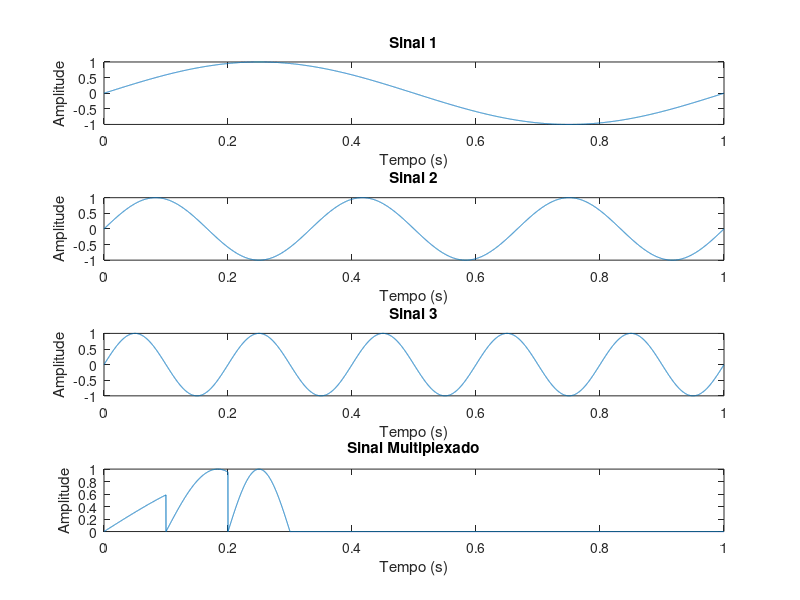
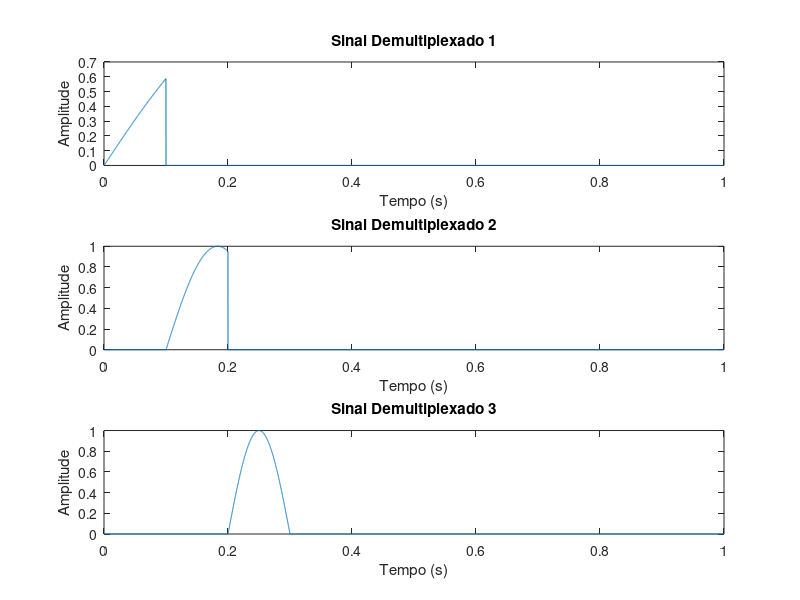

These charts were generated, in order, by the following MATLAB code:
% Configurações do sinal
Fs = 1e4;          % Frequência de amostragem (10 kHz)
T = 1;             % Duração do sinal (1 s)
t = 0:1/Fs:T-1/Fs; % Vetor de tempo

% Sinais individuais
f1 = 1;            % Frequência do sinal 1 (1 Hz)
f2 = 3;            % Frequência do sinal 2 (3 Hz)
f3 = 5;            % Frequência do sinal 3 (5 Hz)

sinal1 = sin(2*pi*f1*t); % Sinal 1
sinal2 = sin(2*pi*f2*t); % Sinal 2
sinal3 = sin(2*pi*f3*t); % Sinal 3

% Multiplexação TDM
% Definindo o intervalo de tempo para cada sinal
intervalo = 0.1; % 100 ms para cada sinal
amostras_intervalo = round(intervalo * Fs); % Número de amostras por intervalo

% Inicializando o sinal multiplexado
sinal_multiplexado = zeros(size(t));

% Inserindo cada sinal em sua faixa de tempo
for k = 0:2
    start_idx = k*amostras_intervalo + 1;
    end_idx = min((k+1)*amostras_intervalo, length(t));
    if k == 0
        sinal_multiplexado(start_idx:end_idx) = sinal1(1:(end_idx-start_idx+1));
    elseif k == 1
        sinal_multiplexado(start_idx:end_idx) = sinal2(1:(end_idx-start_idx+1));
    else
        sinal_multiplexado(start_idx:end_idx) = sinal3(1:(end_idx-start_idx+1));
    end
end

% Demultiplexação TDM
% Inicializando os sinais demultiplexados
sinal_demux1 = zeros(size(t));
sinal_demux2 = zeros(size(t));
sinal_demux3 = zeros(size(t));

% Extraindo cada sinal do sinal multiplexado
for k = 0:2
    start_idx = k*amostras_intervalo + 1;
    end_idx = min((k+1)*amostras_intervalo, length(t));
    if k == 0
        sinal_demux1(start_idx:end_idx) = sinal_multiplexado(start_idx:end_idx);
    elseif k == 1
        sinal_demux2(start_idx:end_idx) = sinal_multiplexado(start_idx:end_idx);
    else
        sinal_demux3(start_idx:end_idx) = sinal_multiplexado(start_idx:end_idx);
    end
end

% Plotagem dos sinais
figure;

subplot(4,1,1);
plot(t, sinal1);
xlabel('Tempo (s)');
ylabel('Amplitude');
title('Sinal 1');

subplot(4,1,2);
plot(t, sinal2);
xlabel('Tempo (s)');
ylabel('Amplitude');
title('Sinal 2');

subplot(4,1,3);
plot(t, sinal3);
xlabel('Tempo (s)');
ylabel('Amplitude');
title('Sinal 3');

subplot(4,1,4);
plot(t, sinal_multiplexado);
xlabel('Tempo (s)');
ylabel('Amplitude');
title('Sinal Multiplexado');

% Plotagem dos sinais demultiplexados
figure;

subplot(3,1,1);
plot(t, sinal_demux1);
xlabel('Tempo (s)');
ylabel('Amplitude');
title('Sinal Demultiplexado 1');

subplot(3,1,2);
plot(t, sinal_demux2);
xlabel('Tempo (s)');
ylabel('Amplitude');
title('Sinal Demultiplexado 2');

subplot(3,1,3);
plot(t, sinal_demux3);
xlabel('Tempo (s)');
ylabel('Amplitude');
title('Sinal Demultiplexado 3');
